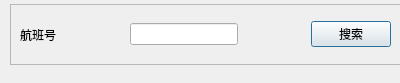
<?xml version="1.0" encoding="UTF-8"?>
<ui version="4.0">
 <class>Dialog_ser_flight</class>
 <widget class="QDialog" name="Dialog_ser_flight">
  <property name="geometry">
   <rect>
    <x>0</x>
    <y>0</y>
    <width>400</width>
    <height>83</height>
   </rect>
  </property>
  <property name="windowTitle">
   <string>Dialog</string>
  </property>
  <widget class="QFrame" name="frame">
   <property name="geometry">
    <rect>
     <x>10</x>
     <y>4</y>
     <width>391</width>
     <height>61</height>
    </rect>
   </property>
   <property name="frameShape">
    <enum>QFrame::StyledPanel</enum>
   </property>
   <property name="frameShadow">
    <enum>QFrame::Raised</enum>
   </property>
   <layout class="QHBoxLayout" name="horizontalLayout">
    <item>
     <widget class="QLabel" name="label">
      <property name="text">
       <string>航班号</string>
      </property>
     </widget>
    </item>
    <item>
     <spacer name="horizontalSpacer">
      <property name="orientation">
       <enum>Qt::Horizontal</enum>
      </property>
      <property name="sizeHint" stdset="0">
       <size>
        <width>21</width>
        <height>20</height>
       </size>
      </property>
     </spacer>
    </item>
    <item>
     <widget class="QLineEdit" name="lineEdit_ser_flight"/>
    </item>
    <item>
     <spacer name="horizontalSpacer_2">
      <property name="orientation">
       <enum>Qt::Horizontal</enum>
      </property>
      <property name="sizeHint" stdset="0">
       <size>
        <width>40</width>
        <height>20</height>
       </size>
      </property>
     </spacer>
    </item>
    <item>
     <widget class="QPushButton" name="pushButton_ser_flight">
      <property name="text">
       <string>搜索</string>
      </property>
     </widget>
    </item>
   </layout>
  </widget>
 </widget>
 <resources/>
 <connections/>
</ui>
